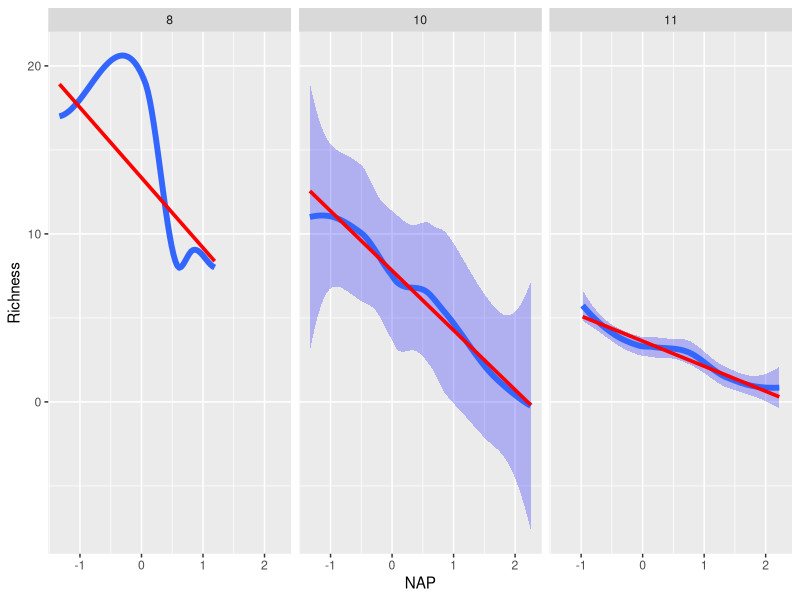
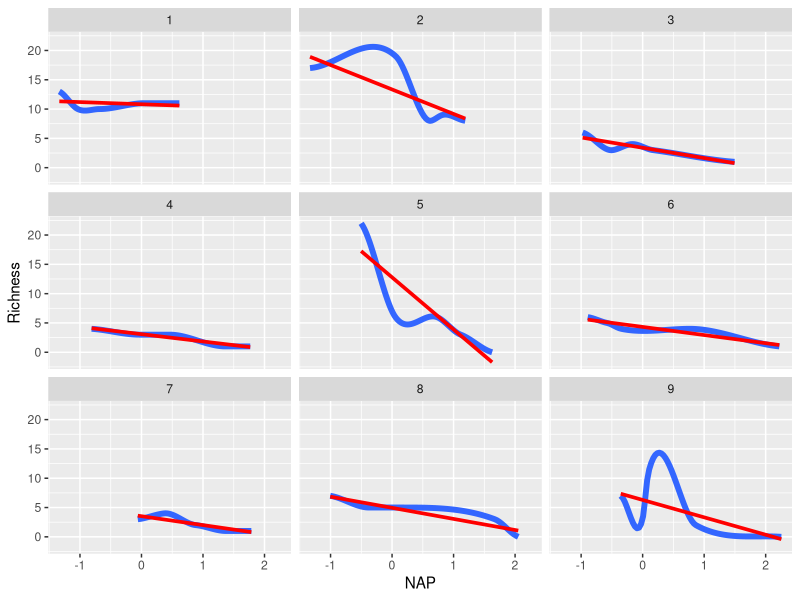
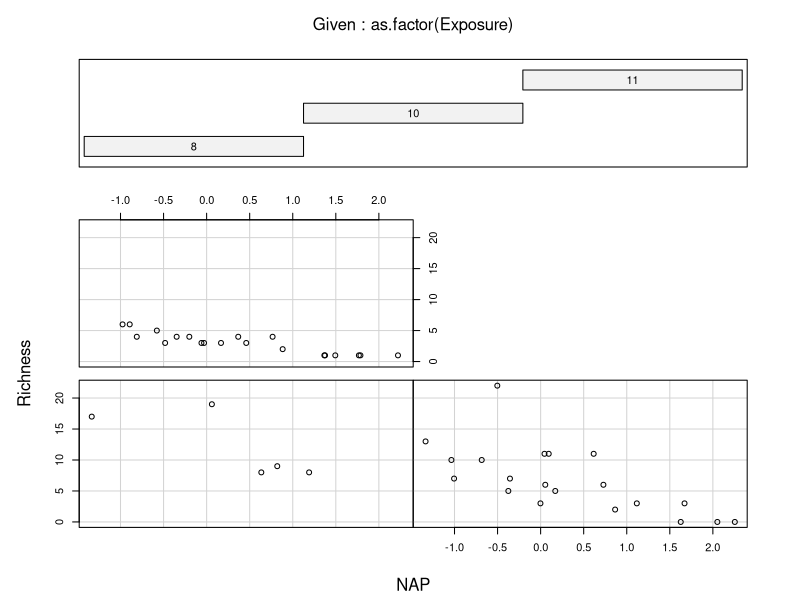
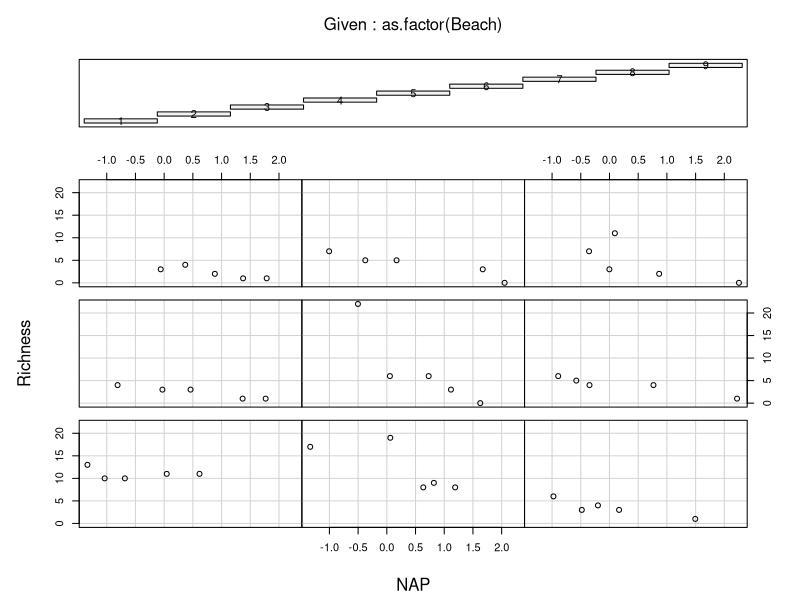
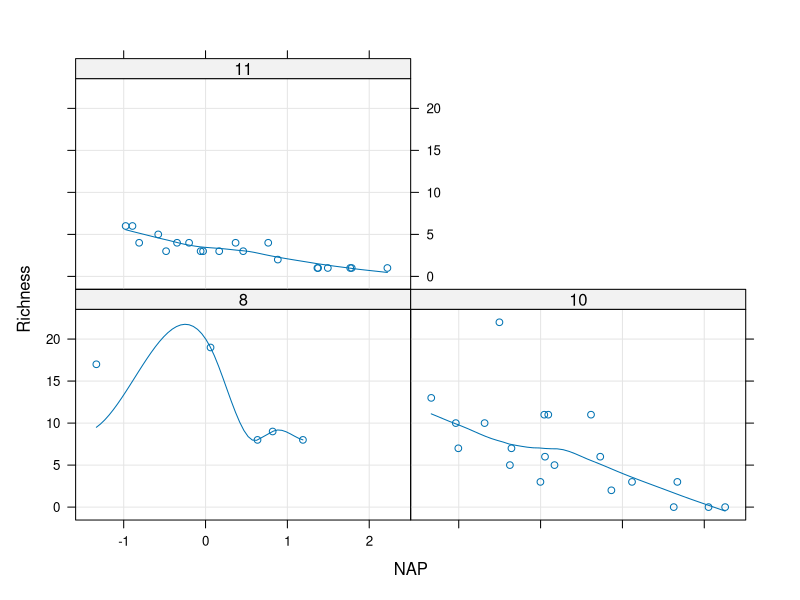
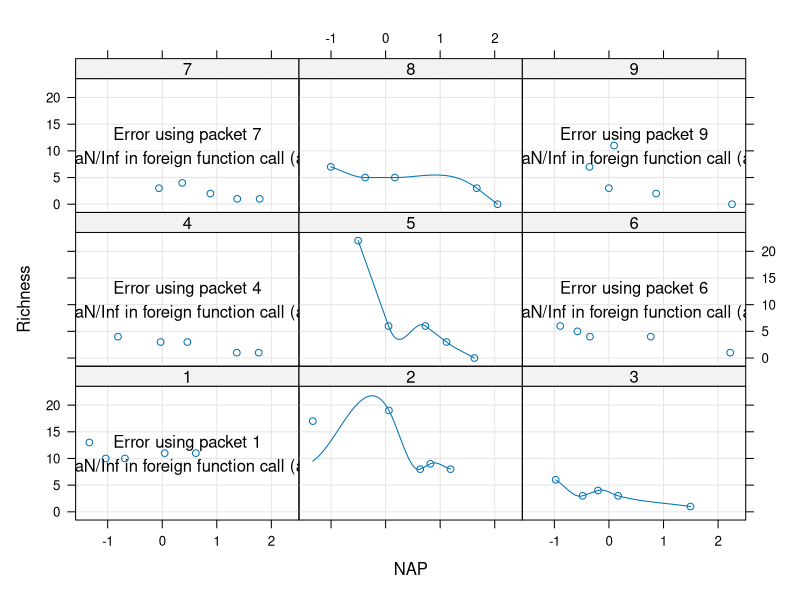

Recreate these plots in R, in order. (Note: this script raises an error after producing the figures.)
# setwd("//media//kswada//MyFiles//R//rikz")
setwd("//media//kswada//MyFiles//R//Mixed_effects_and_multilevel_model//rikz")

packages <- c("dplyr", "lattice")
purrr::walk(packages, library, character.only = TRUE, warn.conflicts = FALSE)



# ------------------------------------------------------------------------------
# data:  RIKZ
# ------------------------------------------------------------------------------

RIKZ <- read.table(file = "RIKZ.txt", header = TRUE)


str(RIKZ)


car::some(RIKZ)



# ------------------------------------------------------------------------------
# data exploration:  continuous Y vs. continuous X  by group   by ggplot
# ------------------------------------------------------------------------------

library(ggplot2)

gg <- ggplot(RIKZ, aes(NAP, Richness)) + 
  stat_smooth(method = "loess", size = 2, fill = "blue", alpha = 0.25) +
  stat_smooth(method = "lm", color = "red", size = 1.25, se = FALSE) +
  labs(y = "Richness", x = "NAP")



gg + facet_wrap(~ as.factor(Exposure))

# -->
# Exposure = 8 is hieghest richness (only Beach = 2)



# ----------
gg + facet_wrap(~ as.factor(Beach))

xtabs(~ Beach + Exposure, data = RIKZ)


# -->
# Beach = 5 (Exposure = 10) is large decreasing slope



# ------------------------------------------------------------------------------
# data exploration:  continuous Y vs. continuous X  by group   by coplot
# ------------------------------------------------------------------------------

formula = Richness ~ NAP | as.factor(Exposure)

coplot(formula, data = RIKZ, ylab = "Richness", xlab = "NAP", las=1)



# ----------
formula = Richness ~ NAP | as.factor(Beach)

coplot(formula, data = RIKZ, ylab = "Richness", xlab = "NAP", las=1)




# ------------------------------------------------------------------------------
# data exploration:  continuous Y vs. continuous X  by group   by xyplot
# ------------------------------------------------------------------------------

xyplot(Richness ~ NAP | as.factor(Exposure), data = RIKZ, type = c("p", "g", "smooth"))

xyplot(Richness ~ NAP | as.factor(Beach), data = RIKZ, type = c("p", "g", "smooth"))




# ------------------------------------------------------------------------------
# data exploration:  continuous Y vs. continuous X  by group   by scatterplot
# ------------------------------------------------------------------------------

formula <- Richness ~ NAP | as.factor(Exposure)

scatterplot(formula, data = RIKZ)



# ----------
formula <- Richness ~ NAP | as.factor(Beach)

scatterplot(formula, data = RIKZ)



